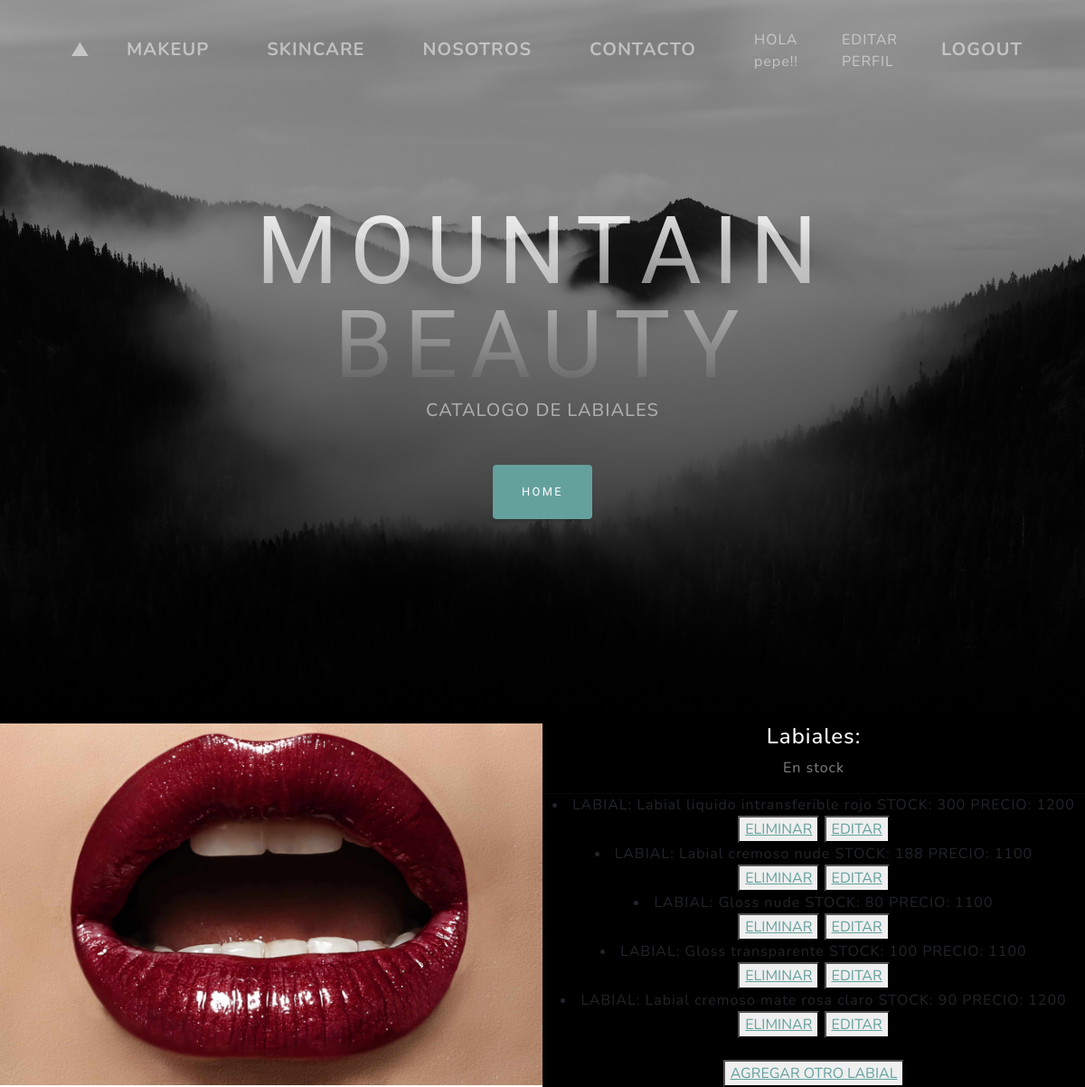
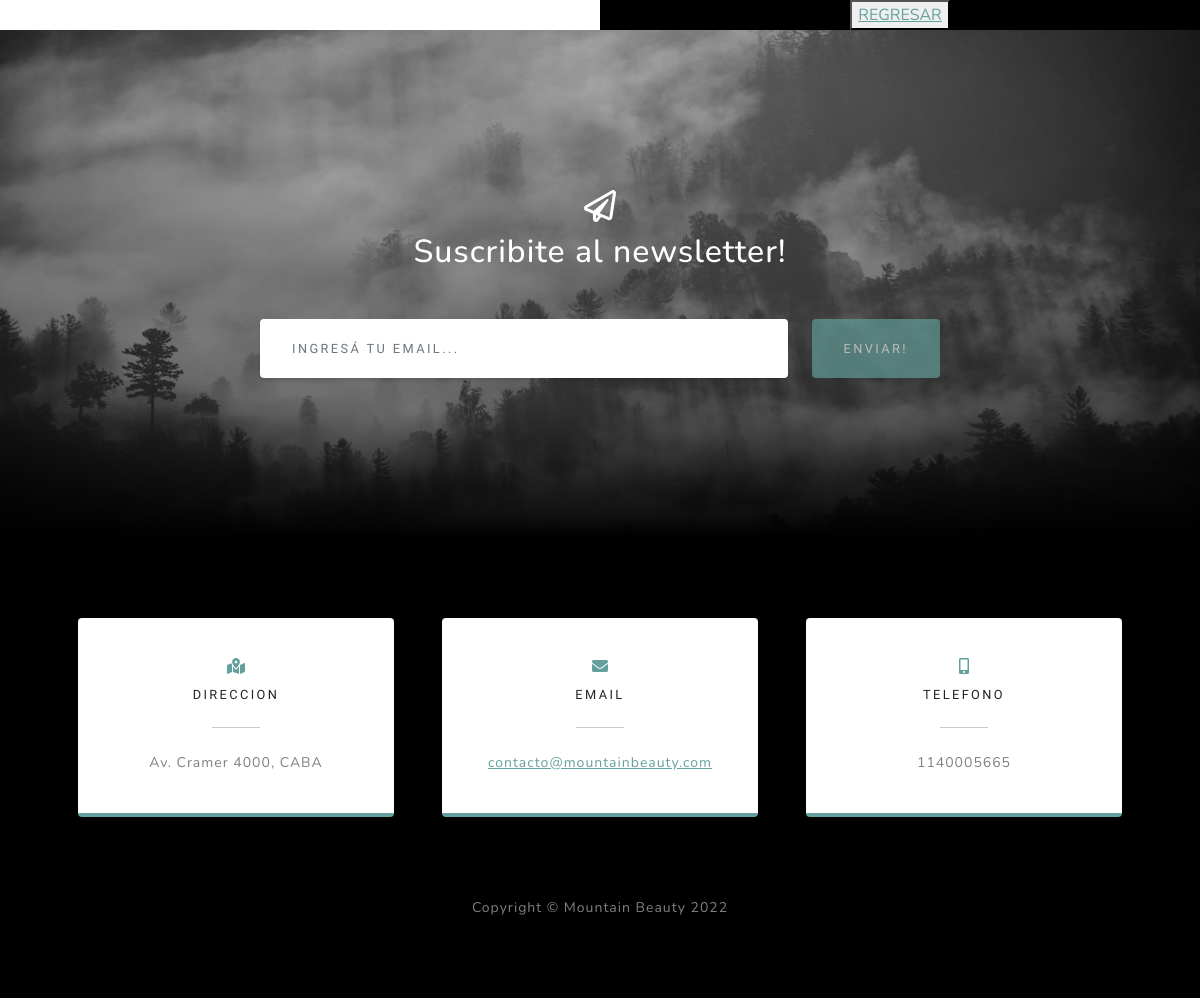
The app's page /AppCoder/leerLabiales (signed in) with its own data (2 pictures, top to bottom).
### AppCoder/models.py (models this page shows)
class Labiales(models.Model):
    nombre = models.CharField(max_length=40)
    stock= models.IntegerField()
    precio= models.IntegerField()
    def __str__(self):
       return f"LABIAL: {self.nombre} STOCK: {self.stock} PRECIO: {self.precio}"

### AppCoder/views.py (the view)
# urls.py: path('leerLabiales', views.leerLabiales, name= "LeerLabiales"),
@login_required
def leerLabiales(request):
   labiales= Labiales.objects.all()
   dir={"labiales":labiales} #contexto
   return render(request, "AppCoder/leerLabiales.html", dir)

### AppCoder/templates/AppCoder/leerLabiales.html (shortened to what this page needs)
{% extends "AppCoder/padre.html" %}
{% load static %}
{% block contenidoQueCambia2 %}
<h2 class="text-white-50 mx-auto mt-2 mb-5">CATALOGO DE LABIALES</h2>
{% endblock %}
{% block contenidoQueCambia %}
<div class="row gx-0 mb-5 mb-lg-0 justify-content-center">
    <div class="col-lg-6"><img class="img-fluid" src="{% static 'AppCoder/assets/img/labiales-destacada.jpg' %}" alt="..." /></div>
    <div class="col-lg-6">
        <div class="bg-black text-center h-100 project">
            <div class="d-flex h-100">
                <div class="project-text w-100 my-auto text-center text-lg-left">
                    <h4 class="text-white">Labiales:</h4>
                    <p class="mb-0 text-white-50">En stock</p>
                    <hr class="d-none d-lg-block mb-0 ms-0" />
                       <u1>
                       {%  for l in labiales   %}
                       <li>{{l}}</li>
                       <button>
                            <a href="{% url 'EliminarLabial' l.nombre   %}">ELIMINAR</a>
                       </button>
                       <button>
                            <a href="{% url 'EditarLabial' l.nombre   %}">EDITAR</a>
                       </button>
                       <br>
                       {% endfor %}
                       </u1>
                       <br>
                       <button>
                       <a href="{% url 'LabialesFormulario' %}">AGREGAR OTRO LABIAL</a>
                       </button>
                       <br>
                       <button>
                        <a href="{% url 'Makeup' %}">REGRESAR</a>
                       </button>
                </div>
            </div>
        </div>
    </div>
</div>
{% endblock %}

### AppCoder/templates/AppCoder/padre.html (shortened to what this page needs)
<!DOCTYPE html>
<html lang="en">
    <head>
        {%  load static   %}
        <link href="{% static 'AppCoder/css/styles.css' %}" rel="stylesheet" />
    </head>
    <body id="page-top">
        <nav class="navbar navbar-expand-lg navbar-light fixed-top" id="mainNav">
            <div class="container px-4 px-lg-5">
                <a class="navbar-brand" href="#page-top">▲</a>
                <div class="collapse navbar-collapse" id="navbarResponsive">
                    <ul class="navbar-nav ms-auto">
                        <li class="navbar-brand"><a class="nav-link" href="{% url 'Makeup' %}">MAKEUP</a></li>
                        <li class="navbar-brand"><a class="nav-link" href="{% url 'Skincare' %}">SKINCARE</a></li>
                        <li class="navbar-brand"><a class="nav-link" href="{% url 'Nosotros' %}">NOSOTROS</a></li>
                        <li class="navbar-brand"><a class="nav-link" href="{% url 'Contacto' %}">CONTACTO</a></li>
                        {% if request.user.is_authenticated %}
                        <li class="nav-item"><a class="nav-link"> HOLA {{user.username}}!!</a></li>
                        <li class="nav-item"><a class="nav-link" href="{% url 'EditarPerfil' %}">EDITAR PERFIL</a></li>
                        <li class="navbar-brand"><a class="nav-link" href="{% url 'Logout' %}">LOGOUT</a></li>
                        {% endif %}
                    </ul>
                </div>
            </div>
        </nav>
        <header class="masthead">
            <div class="container px-4 px-lg-5 d-flex h-100 align-items-center justify-content-center">
                <div class="d-flex justify-content-center">
                    <div class="text-center">
                        <h1 class="mx-auto my-0 text-uppercase">Mountain Beauty</h1>
                        {% block contenidoQueCambia2 %}{% endblock %}
                        <a class="btn btn-primary" href="{% url 'Inicio' %}">Home</a>
                    </div>
                </div>
            </div>
        </header>
        {% block contenidoQueCambia %}{% endblock %}
        <section class="signup-section" id="signup">
            <div class="container px-4 px-lg-5">
                <div class="row gx-4 gx-lg-5">
                    <div class="col-md-10 col-lg-8 mx-auto text-center">
                        <i class="far fa-paper-plane fa-2x mb-2 text-white"></i>
                        <h2 class="text-white mb-5">Suscribite al newsletter!</h2>
                        <form class="form-signup" id="contactForm" data-sb-form-api-token="API_TOKEN">
                            <div class="row input-group-newsletter">
                                <div class="col"><input class="form-control" id="emailAddress" type="email" placeholder="Ingresá tu email..." aria-label="Enter email address..." data-sb-validations="required,email" /></div>
                                <div class="col-auto"><button class="btn btn-primary disabled" id="submitButton" type="submit">ENVIAR!</button></div>
                            </div>
                        </form>
                    </div>
                </div>
            </div>
        </section>
        <section class="contact-section bg-black">
            <div class="container px-4 px-lg-5">
                <div class="row gx-4 gx-lg-5">
                    <div class="col-md-4 mb-3 mb-md-0">
                        <div class="card py-4 h-100">
                            <div class="card-body text-center">
                                <i class="fas fa-map-marked-alt text-primary mb-2"></i>
                                <h4 class="text-uppercase m-0">DIRECCION</h4>
                                <hr class="my-4 mx-auto" />
                                <div class="small text-black-50">Av. Cramer 4000, CABA</div>
                            </div>
                        </div>
                    </div>
                    <div class="col-md-4 mb-3 mb-md-0">
                        <div class="card py-4 h-100">
                            <div class="card-body text-center">
                                <i class="fas fa-envelope text-primary mb-2"></i>
                                <h4 class="text-uppercase m-0">EMAIL</h4>
                                <hr class="my-4 mx-auto" />
                                <div class="small text-black-50"><a href="#!">contacto@mountainbeauty.com</a></div>
                            </div>
                        </div>
                    </div>
                    <div class="col-md-4 mb-3 mb-md-0">
                        <div class="card py-4 h-100">
                            <div class="card-body text-center">
                                <i class="fas fa-mobile-alt text-primary mb-2"></i>
                                <h4 class="text-uppercase m-0">TELEFONO</h4>
                                <hr class="my-4 mx-auto" />
                                <div class="small text-black-50">1140005665</div>
                            </div>
                        </div>
                    </div>
                </div>
                </div>
        </section>
        <footer class="footer bg-black small text-center text-white-50"><div class="container px-4 px-lg-5">Copyright &copy; Mountain Beauty 2022</div></footer>
    </body>
</html>

### records on screen
Labiales: nombre+stock+precio "LABIAL: Labial liquido intransferible rojo STOCK: 300 PRECIO: 1200"
Labiales: nombre+stock+precio "LABIAL: Labial cremoso nude STOCK: 188 PRECIO: 1100"
Labiales: nombre+stock+precio "LABIAL: Gloss nude STOCK: 80 PRECIO: 1100"
Labiales: nombre+stock+precio "LABIAL: Gloss transparente STOCK: 100 PRECIO: 1100"
Labiales: nombre+stock+precio "LABIAL: Labial cremoso mate rosa claro STOCK: 90 PRECIO: 1200"

### other values on screen
{{ user.username }} "pepe"
